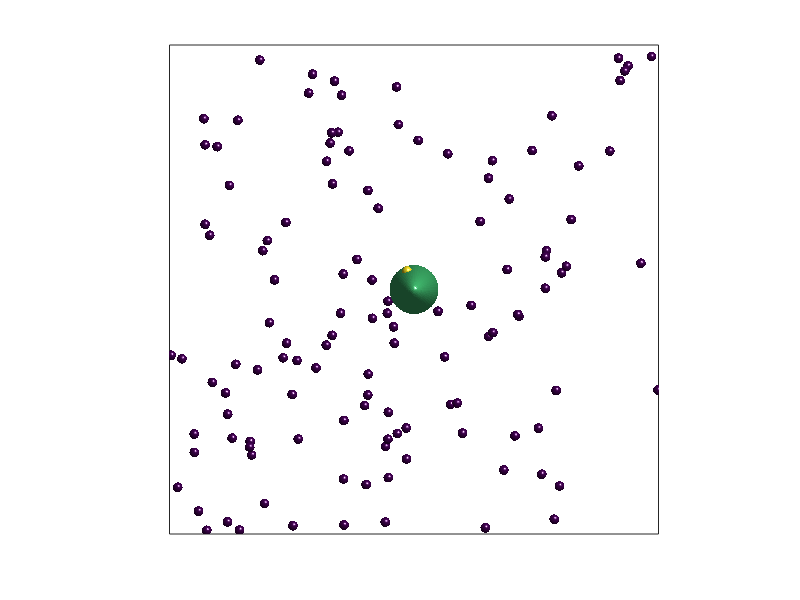

The MATLAB source for this figure: (Note: this script raises an error after producing the figure.)
close all

[x0,y0,z0] = sphere(30);
[x1,y1,z1] = sphere(50);

N = 200;
a = 5;
b = 25;
par = 2*[b b b];
M = 200;

pos(1,:) = 2*(rand(1,3)-0.5).*par;
for j=2:N*M
    pos(j,:) = pos(j-1,:) + randn(1,3);
end
for j=1:N*M
    for jj = 1:3
        if pos(j,jj)>par(jj) pos(j,jj) = 2*par(jj) - pos(j,jj); end
        if pos(j,jj)<-par(jj) pos(j,jj) = -pos(j,jj) - 2*par(jj); end
    end
    col(j) = (sum(pos(j,1:2).^2)/a^2+pos(j,3)^2/b^2)<1;
end

for k=1:M
    clf
    hold on
    for j=1:N
        ind = (j-1)*M+k;        
        surf(x0 + pos(ind,1),y0 + pos(ind,2),z0 + pos(ind,3), col(ind)*ones(size(x0)))
    end
    surf(a*x1,a*y1,b*z1,0.7*ones(size(x1)));
    hold off
    axis image
    axis([-par(1) par(1) -par(2) par(2) -par(3) par(3)])
    box on
    set(gca,'xtick',[],'ytick',[],'ztick',[])
    caxis ([0 1])
    shading interp 
    camlight
    alpha(0.5)
    set(gcf,'color',[1 1 1])
    eval(['print -dpng tmp' mint2str(k,3)]);
end
